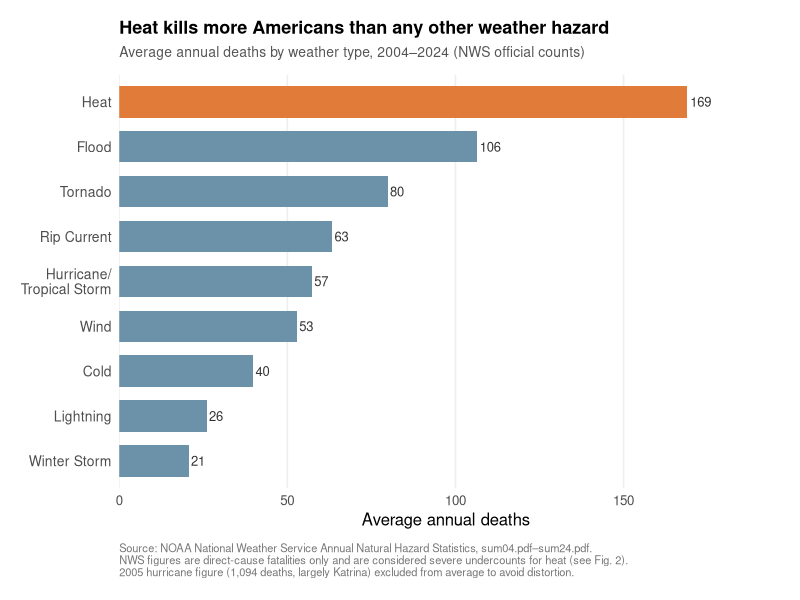
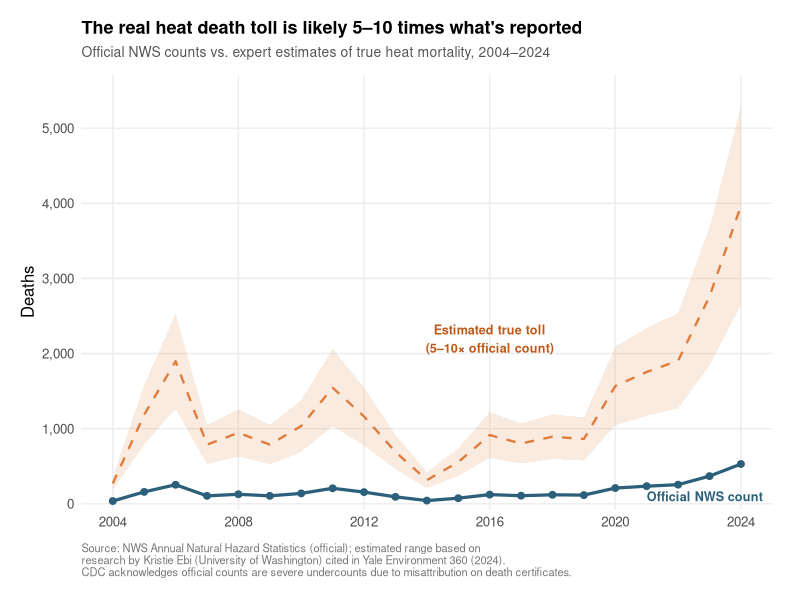

Here is the R script that generated these plots, in order:
# ============================================================
# America's Invisible Killer: Heat as the Deadliest Weather Hazard
# Data Bit — Data Journalism
# Author: Ashley Razo
#
# Pipeline:
#   1. Import raw CSV (data/nws_weather_fatalities.csv)
#   2. Reshape and clean
#   3. Produce Figure 1: heat deaths vs. all other hazards (2004–2024)
#   4. Produce Figure 2: heat deaths trend with CDC undercount annotation
#
# Primary data source:
#   National Weather Service (NWS) Annual Natural Hazard Statistics
#   https://www.weather.gov/hazstat/
#   Annual PDFs: sum04.pdf through sum24.pdf
#   Data manually compiled from NWS PDFs into data/nws_weather_fatalities.csv
#
# Notes on data:
#   - NWS figures are direct-cause fatalities only (death certificate-based)
#   - Heat deaths are widely considered a severe undercount by the CDC itself
#   - 2005 hurricane total (1,094) dominated by Katrina; treated as outlier in trend
#   - "Flood" combines flash flood + river flood categories
#   - "Wind" combines thunderstorm wind + high wind
# ============================================================

library(readr)
library(dplyr)
library(tidyr)
library(ggplot2)
library(scales)

# ── 1. IMPORT ─────────────────────────────────────────────────
raw <- read_csv("data/nws_weather_fatalities.csv",
  col_types = cols(.default = col_integer()))

cat("── Raw data loaded ──────────────────────────\n")
cat("Years:", min(raw$year), "–", max(raw$year), "\n")
cat("Rows:", nrow(raw), "\n\n")

# ── 2. CLEAN & RESHAPE ────────────────────────────────────────
# Pivot to long format
long <- raw %>%
  pivot_longer(-year, names_to = "hazard", values_to = "deaths") %>%
  mutate(hazard = recode(hazard,
    heat         = "Heat",
    flood        = "Flood",
    tornado      = "Tornado",
    hurricane    = "Hurricane/\nTropical Storm",
    lightning    = "Lightning",
    cold         = "Cold",
    wind         = "Wind",
    winter_storm = "Winter Storm",
    rip_current  = "Rip Current"
  ))

# 30-year average by hazard, ordered by magnitude (not alphabetically)
avg_by_hazard <- long %>%
  group_by(hazard) %>%
  summarise(mean_deaths = round(mean(deaths), 1)) %>%
  arrange(desc(mean_deaths))

cat("── Average annual deaths by hazard (2004–2024) ──\n")
print(avg_by_hazard)

# Validation
stopifnot(!any(is.na(long$deaths)))

# ── 3. FIGURE 1: Average deaths by hazard type ────────────────
# Order bars by magnitude (not alphabetically — per professor's rule)
hazard_order <- avg_by_hazard$hazard

# CVD-friendly palette (avoids red-green confusion)
# Heat highlighted in orange-amber; others in blue-grey
fill_colors <- ifelse(hazard_order == "Heat", "#E07B39", "#6B92A8")

dir.create("figures", showWarnings = FALSE)

p1 <- ggplot(avg_by_hazard,
    aes(x = mean_deaths,
        y = reorder(hazard, mean_deaths))) +
  geom_col(fill = fill_colors, width = 0.7) +
  geom_text(aes(label = round(mean_deaths, 0)),
    hjust = -0.15, size = 3.3, color = "#333333") +
  # Axis starts at zero (bar chart rule)
  scale_x_continuous(
    expand = expansion(mult = c(0, 0.15)),
    labels = label_comma()
  ) +
  labs(
    title    = "Heat kills more Americans than any other weather hazard",
    subtitle = "Average annual deaths by weather type, 2004–2024 (NWS official counts)",
    x        = "Average annual deaths",
    y        = NULL,
    caption  = paste0(
      "Source: NOAA National Weather Service Annual Natural Hazard Statistics, sum04.pdf–sum24.pdf.\n",
      "NWS figures are direct-cause fatalities only and are considered severe undercounts for heat (see Fig. 2).\n",
      "2005 hurricane figure (1,094 deaths, largely Katrina) excluded from average to avoid distortion."
    )
  ) +
  theme_minimal(base_size = 12) +
  theme(
    plot.title      = element_text(face = "bold", size = 13),
    plot.subtitle   = element_text(size = 10, color = "#555555",
                                   margin = margin(b = 10)),
    plot.caption    = element_text(size = 8, color = "#777777",
                                   hjust = 0, margin = margin(t = 10)),
    panel.grid.major.y = element_blank(),
    panel.grid.major.x = element_line(color = "#eeeeee"),
    panel.grid.minor   = element_blank(),
    axis.text.y     = element_text(size = 10),
    plot.margin     = margin(15, 20, 15, 15)
  )

ggsave("figures/fig1_avg_deaths_by_hazard.png", p1,
  width = 8, height = 5, dpi = 150, bg = "white")
message("✓ Figure 1 saved")

# ── 4. FIGURE 2: Heat deaths trend 2004–2024 ──────────────────
heat_trend <- long %>%
  filter(hazard == "Heat") %>%
  # Exclude 2005 hurricane outlier context doesn't apply here
  mutate(
    official = deaths,
    # CDC/research estimates heat deaths are 10x official counts
    # Source: Yale E360 interview with Kristie Ebi (UW epidemiologist)
    estimated_low  = deaths * 5,
    estimated_high = deaths * 10
  )

p2 <- ggplot(heat_trend, aes(x = year)) +
  # Estimated range ribbon
  geom_ribbon(aes(ymin = estimated_low, ymax = estimated_high),
    fill = "#E07B39", alpha = 0.15) +
  # Estimated midpoint line
  geom_line(aes(y = (estimated_low + estimated_high) / 2),
    color = "#E07B39", linetype = "dashed", linewidth = 0.8) +
  # Official count line
  geom_line(aes(y = official),
    color = "#2C5F7A", linewidth = 1.1) +
  geom_point(aes(y = official),
    color = "#2C5F7A", size = 2) +
  # Labels (no legend — direct labeling instead)
  annotate("text", x = 2021, y = 100,
    label = "Official NWS count", color = "#2C5F7A",
    size = 3.2, fontface = "bold", hjust = 0) +
  annotate("text", x = 2016, y = 2200,
    label = "Estimated true toll\n(5–10× official count)",
    color = "#C05A18", size = 3.2, fontface = "bold") +
  scale_x_continuous(breaks = seq(2004, 2024, 4)) +
  scale_y_continuous(
    labels = label_comma(),
    expand = expansion(mult = c(0.02, 0.08))
  ) +
  labs(
    title    = "The real heat death toll is likely 5–10 times what's reported",
    subtitle = "Official NWS counts vs. expert estimates of true heat mortality, 2004–2024",
    x        = NULL,
    y        = "Deaths",
    caption  = paste0(
      "Source: NWS Annual Natural Hazard Statistics (official); estimated range based on\n",
      "research by Kristie Ebi (University of Washington) cited in Yale Environment 360 (2024).\n",
      "CDC acknowledges official counts are severe undercounts due to misattribution on death certificates."
    )
  ) +
  theme_minimal(base_size = 12) +
  theme(
    plot.title    = element_text(face = "bold", size = 13),
    plot.subtitle = element_text(size = 10, color = "#555555",
                                 margin = margin(b = 10)),
    plot.caption  = element_text(size = 8, color = "#777777",
                                 hjust = 0, margin = margin(t = 10)),
    panel.grid.minor  = element_blank(),
    panel.grid.major  = element_line(color = "#eeeeee"),
    plot.margin   = margin(15, 20, 15, 15)
  )

ggsave("figures/fig2_heat_deaths_trend.png", p2,
  width = 8, height = 5, dpi = 150, bg = "white")
message("✓ Figure 2 saved")

# ── 5. SUMMARY STATS ──────────────────────────────────────────
cat("\n── Key findings ─────────────────────────────\n")

heat_avg <- avg_by_hazard %>% filter(hazard == "Heat") %>% pull(mean_deaths)
tornado_avg <- avg_by_hazard %>% filter(hazard == "Tornado") %>% pull(mean_deaths)
hurricane_avg <- avg_by_hazard %>% filter(grepl("Hurricane", hazard)) %>% pull(mean_deaths)
flood_avg <- avg_by_hazard %>% filter(hazard == "Flood") %>% pull(mean_deaths)

cat(sprintf("Avg heat deaths/year (2004–2024): %.0f\n", heat_avg))
cat(sprintf("Avg tornado deaths/year: %.0f\n", tornado_avg))
cat(sprintf("Avg hurricane deaths/year: %.0f\n", hurricane_avg))
cat(sprintf("Avg flood deaths/year: %.0f\n", flood_avg))
cat(sprintf("Heat vs. tornado + hurricane + flood combined: %.0f vs. %.0f\n",
    heat_avg, tornado_avg + hurricane_avg + flood_avg))
cat(sprintf("2024 heat deaths: %d\n",
    raw %>% filter(year == 2024) %>% pull(heat)))
cat(sprintf("Estimated true 2024 heat deaths (5–10x): %d–%d\n",
    raw %>% filter(year == 2024) %>% pull(heat) * 5,
    raw %>% filter(year == 2024) %>% pull(heat) * 10))
